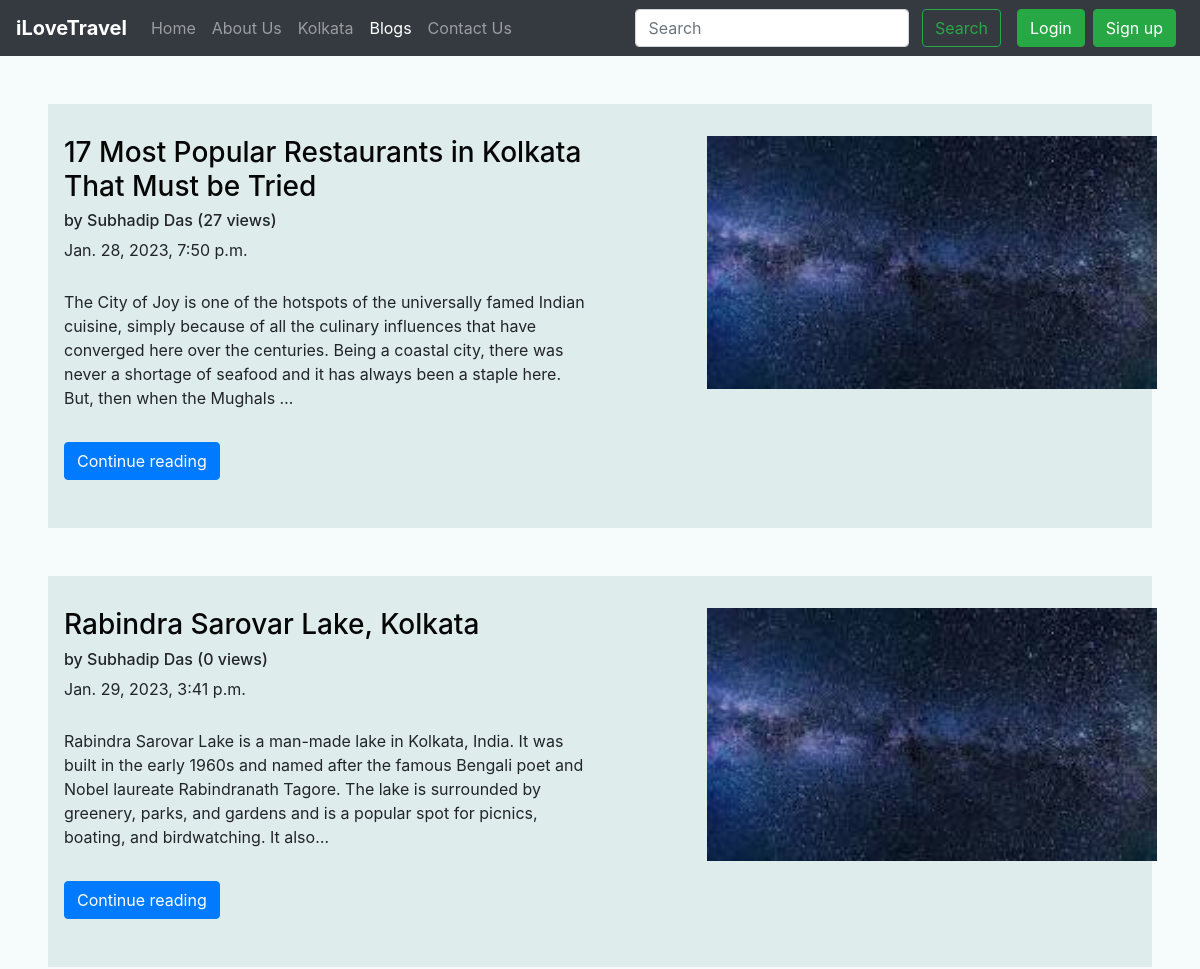
/blog/ (upper part), run on an earlier commit of the app's database.
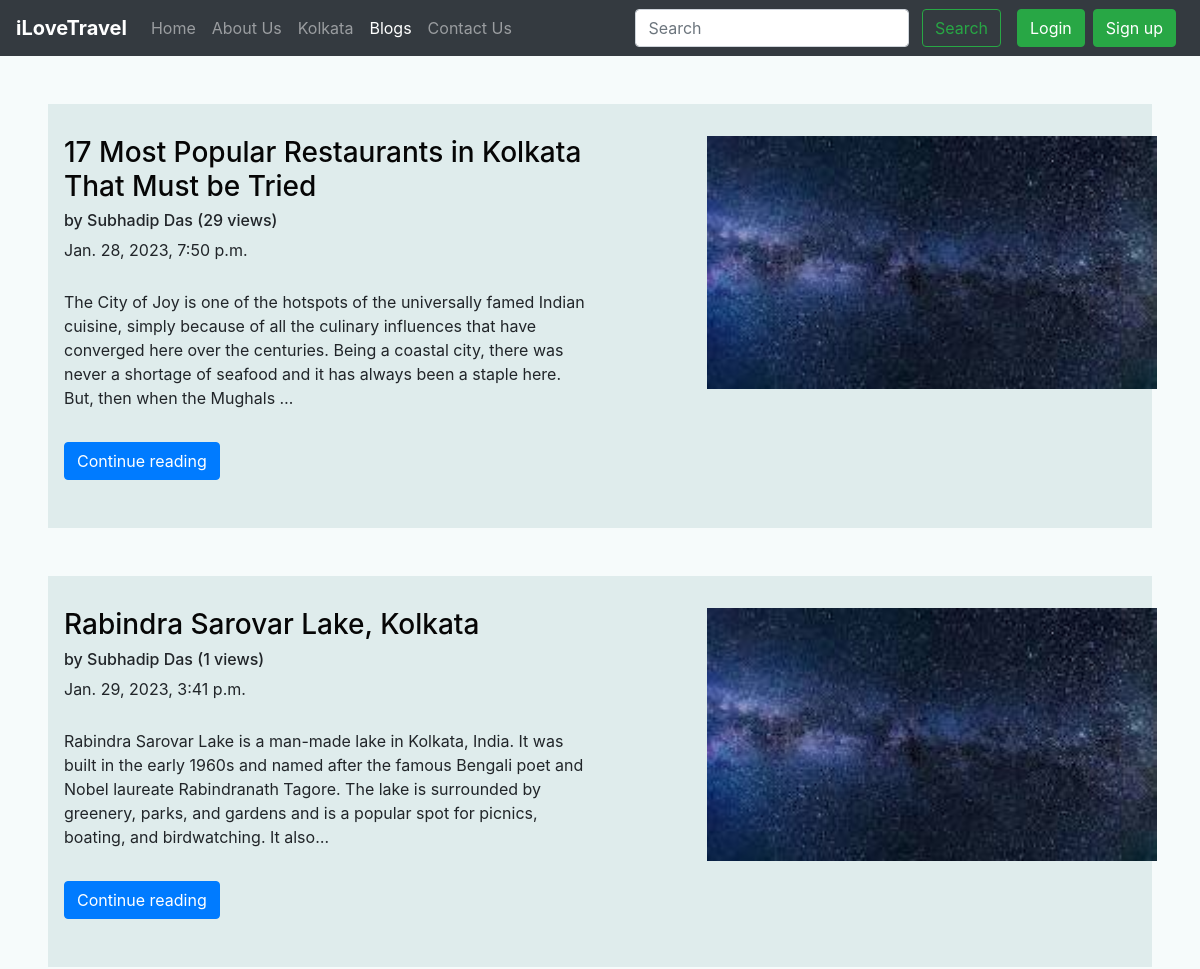
And on a later commit of the database.
### blog/models.py (models this page shows, shortened)
class Post(models.Model):
    sno = models.AutoField(primary_key=True)
    title= models.CharField(max_length=122)
    content=models.TextField()
    author= models.CharField(max_length=122)
    views= models.IntegerField(default= 0)
    slug=models.CharField(max_length=130)
    timestamp = models.DateTimeField(default=now)

### blog/views.py (the view)
# urls.py: path("", views.bloghome, name='bloghome'),
def bloghome(request):
    allposts= Post.objects.all()
    context= {'allposts':allposts}
    return render(request, 'blog/bloghome.html',context)

### templates/blog/bloghome.html (shortened to what this page needs)
{% extends 'base.html' %}
{% block blogactive %}active{% endblock blogactive %}
{% block body %}
{% for post in allposts %}
<div class="mt-5 px-3 py-3 mx-5" style="background-color:rgb(223, 236, 236);">
    <div class="row">
        <div class="col-lg-6 my-3">
            <h3><a href="/blog/{{post.slug}}" style="color: rgb(6, 6, 6); text-decoration: none;">{{post.title}}</a>
            </h3>
            <h6>by {{post.author}}<span> ({{post.views}} views)</span></h6>
            <p class="my-1">{{post.timestamp}}</p>
            <br>
            <p class="card-text mb-auto">
                <div class="preview">{{post.content|safe|truncatechars:300}}</div>
            </p>
            <a href="/blog/{{post.slug}}" style="color: rgb(255, 254, 254); text-decoration: none;"><button
                    type="button" class="btn btn-primary my-3">Continue reading</button></a>
        </div>
        <div class="col-lg-1">
        </div>
        <div class="glow col-lg-5">
            <img src="../static/img/test.jpeg" alt="" style="width: 450px" class="my-3">
        </div>
    </div>
</div>
{% endfor %}
{% endblock body %}

### templates/base.html (shortened to what this page needs)
<!doctype html>
<html lang="en">
<head>
  <link rel="stylesheet" href="https://cdn.jsdelivr.net/npm/bootstrap@4.6.2/dist/css/bootstrap.min.css"
>
  <link rel="stylesheet" href="../static/index.css" />
</head>
<body>
  <nav class="navbar navbar-expand-lg navbar-dark bg-dark sticky-top">
    <a class="navbar-brand" href="#"><b>iLoveTravel</b></a>
    <div class="collapse navbar-collapse" id="navbarSupportedContent">
      <ul class="navbar-nav mr-auto">
        <li class="nav-item {% block homeactive %}{% endblock homeactive %}">
          <a class="nav-link" href="/">Home <span class="sr-only">(current)</span></a>
        </li>
        <li class="nav-item {% block aboutactive %}{% endblock aboutactive %}">
          <a class="nav-link" href="/about">About Us</a>
        </li>
        <li class="nav-item {% block kolkataactive %}{% endblock kolkataactive %}">
          <a class="nav-link" href="/kolkata">Kolkata</a>
        </li>
        <li class="nav-item {% block blogactive %}{% endblock blogactive %}">
          <a class="nav-link" href="/blog">Blogs</a>
        </li>
        <li class="nav-item {% block contactactive %}{% endblock contactactive %}">
          <a class="nav-link" href="/contact">Contact Us</a>
        </li>
      </ul>
      <div class="ml-auto form-inline">
        <form class="my-2 my-lg-0" method="get" action="/search">
          <input class="form-control mr-sm-2" type="search" placeholder="Search" aria-label="Search" name="query"
            id="query">
          <button class="btn btn-outline-success my-2 my-sm-0 mr-sm-2" type="submit">Search</button>
        </form>
        {% if user.is_authenticated %}
        <ul class="navbar-nav ml-auto mr-3">
          <div class="nav-item dropdown">
            <a class="nav-link dropdown-toggle" role="button" data-toggle="dropdown" aria-expanded="false" href="#">
              Welcome <b>{{request.user.username}}</b>
            </a>
            <div class="dropdown-menu" style="background-color: #fefefe;">
              <a class="dropdown-item" href="/logout">Logout</a>
              <a class="dropdown-item" href="#">Privacy policies</a>
              <p class="dropdown-item"> &copy;iLoveTravel2022</p>
            </div>
          </div>
        </ul>
        {% else %}
        <form class="form-inline my-2 my-lg-0 mx-1">
          <a href="/login" style="text-decoration:none"><button type="button"
              class="btn btn-success mx-1">Login</button></a>
          <a href="/signup" style="text-decoration:none"><button type="button" class="btn btn-success mx-1">Sign
              up</button></a>
        </form>
        {% endif %}
      </div>
    </div>
  </nav>
  {% block body %}{% endblock body %}
</body>
</html>

### static/index.css (style rules this page uses)
* { margin: 0px; padding: 0px; }
body { background-color: rgb(246, 251, 251); }

What changed in the data, as far as the page shows it:
changed Post "17 Most Popular Restaurants in Kolkata That Must be Tried": views "27" → "29"
changed Post "Rabindra Sarovar Lake, Kolkata": views "0" → "1"
